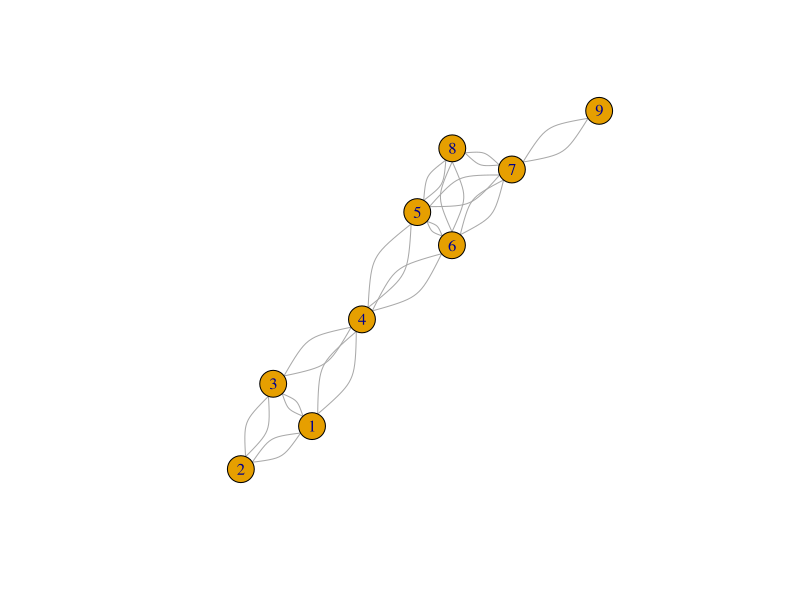
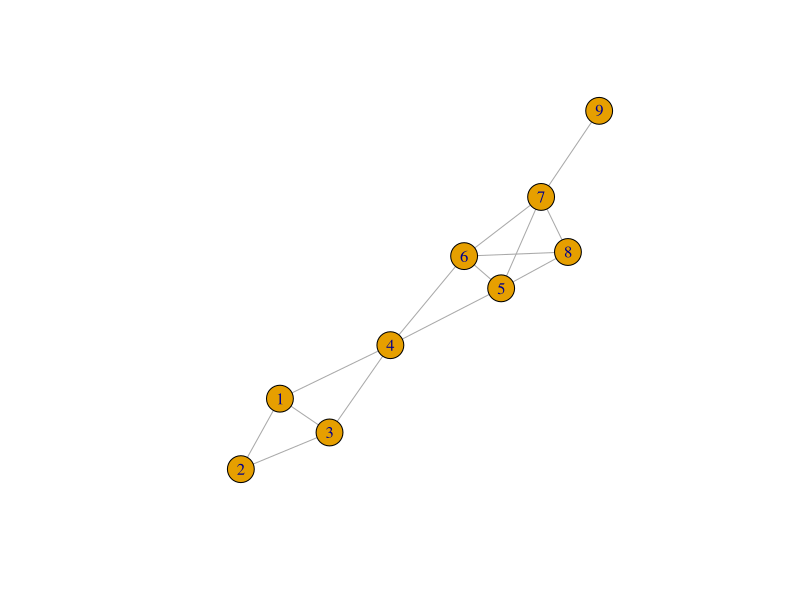
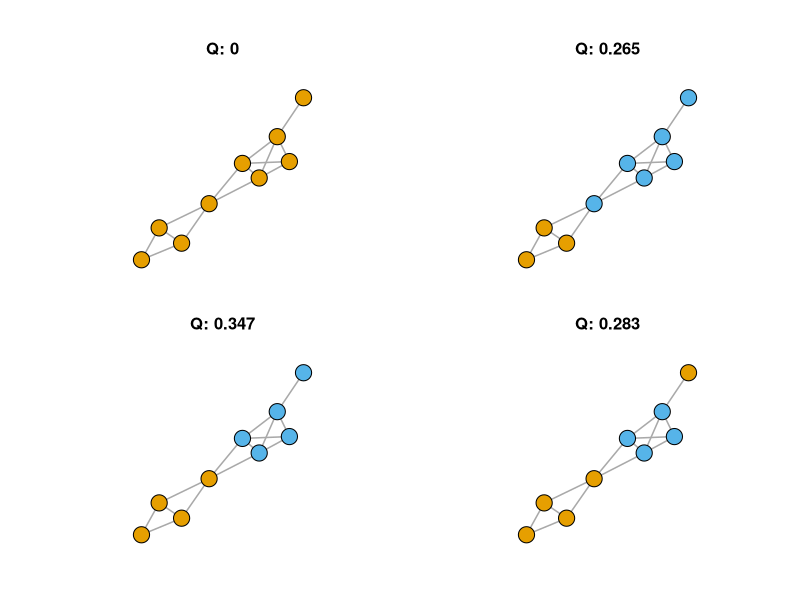

These charts were generated, in order, by the following R code:
library(igraph)
seed = 3

edges = c(1,2, 1,3, 1,4, 2,1, 2,3, 3,1, 3,2, 3,4, 4,1, 4,3, 4,5, 4,6, 
          5,4, 5,6, 5,7, 5,8, 6,4, 6,5, 6,7, 6,8, 7,5, 7,6, 7,8, 7,9, 
          8,5, 8,6, 8,7, 9,7)
g = make_graph(edges, directed=FALSE)
plot(g)

g = simplify(g)
set.seed(seed)
l = layout_with_fr(g)
plot(g, layout=l)

memb = rep(1, length(V(g)))
Q = modularity(g, membership=memb)
print(Q)

# create figure
# omi ('c(bottom, left, top, right)') and plt ('c(x1, x2, y1, y2)') 
# omi sizes the outer margins in inches
# plt gives the coordinates of the plot region as a fraction of the figure region
pdf('modularity-graphs.pdf')
par(mfrow=c(2,2), omi=c(0.5,0.3,0,0), plt=c(0.1,0.9,0,0.7))

# plot subplot(1, 1)
memb = c(1, 1, 1, 1, 1, 1, 1, 1, 1)
Q = modularity(g, membership=memb)
set.seed(seed)
l = layout_with_fr(g)
V(g)$color = memb
plot(g, layout=l, main = paste("Q:", round(Q, 3)), 
     vertex.size=20, edge.width=1.5, vertex.label=NA)
print(Q)

# plot subplot(1, 2)
memb = c(1, 1, 1, 2, 2, 2, 2, 2, 2)
Q = modularity(g, membership=memb)
set.seed(seed)
l = layout_with_fr(g)
V(g)$color = memb
plot(g, layout=l, main = paste("Q:", round(Q, 3)), 
     vertex.size=20, edge.width=1.5, vertex.label=NA)
print(Q)

# plot subplot(2, 1)
memb = c(1, 1, 1, 1, 2, 2, 2, 2, 2)
Q = modularity(g, membership=memb)
set.seed(seed)
l = layout_with_fr(g)
V(g)$color = memb
plot(g, layout=l, main = paste("Q:", round(Q, 3)), 
     vertex.size=20, edge.width=1.5, vertex.label=NA)
print(Q)

# plot subplot(2, 2)
memb = c(1, 1, 1, 1, 2, 2, 2, 2, 1)
Q = modularity(g, membership=memb)
set.seed(seed)
l = layout_with_fr(g)
V(g)$color = memb
plot(g, layout=l, main = paste("Q:", round(Q, 3)), 
     vertex.size=20, edge.width=1.5, vertex.label=NA)
print(Q)
dev.off()


